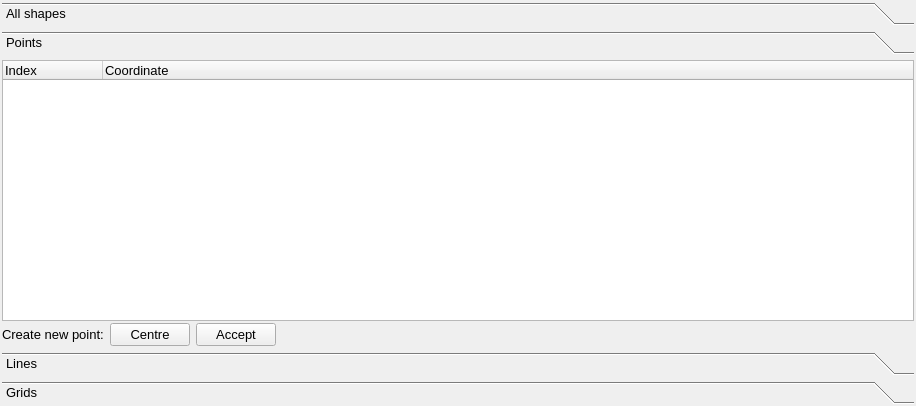
<?xml version="1.0" encoding="UTF-8"?>
<ui version="4.0">
 <class>GraphicsManagerWidgetLayout</class>
 <widget class="QWidget" name="GraphicsManagerWidgetLayout">
  <property name="geometry">
   <rect>
    <x>0</x>
    <y>0</y>
    <width>916</width>
    <height>406</height>
   </rect>
  </property>
  <property name="sizePolicy">
   <sizepolicy hsizetype="Minimum" vsizetype="Minimum">
    <horstretch>0</horstretch>
    <verstretch>0</verstretch>
   </sizepolicy>
  </property>
  <property name="maximumSize">
   <size>
    <width>32767</width>
    <height>32767</height>
   </size>
  </property>
  <property name="windowTitle">
   <string>Graphics manager</string>
  </property>
  <layout class="QGridLayout" name="gridLayout">
   <property name="margin">
    <number>2</number>
   </property>
   <property name="spacing">
    <number>2</number>
   </property>
   <item row="0" column="0">
    <widget class="QToolBox" name="shapes_toolbox">
     <property name="font">
      <font>
       <pointsize>10</pointsize>
      </font>
     </property>
     <property name="currentIndex">
      <number>1</number>
     </property>
     <widget class="QWidget" name="all_shapes_page">
      <property name="geometry">
       <rect>
        <x>0</x>
        <y>0</y>
        <width>912</width>
        <height>282</height>
       </rect>
      </property>
      <attribute name="label">
       <string>All shapes</string>
      </attribute>
      <layout class="QGridLayout" name="gridLayout_2">
       <property name="margin">
        <number>0</number>
       </property>
       <property name="spacing">
        <number>2</number>
       </property>
       <item row="0" column="0">
        <layout class="QHBoxLayout" name="rowone_hbox">
         <property name="spacing">
          <number>2</number>
         </property>
         <item>
          <widget class="QLabel" name="display_label">
           <property name="text">
            <string>Display</string>
           </property>
           <property name="wordWrap">
            <bool>false</bool>
           </property>
          </widget>
         </item>
         <item>
          <widget class="QCheckBox" name="display_points_cbox">
           <property name="text">
            <string>Points</string>
           </property>
          </widget>
         </item>
         <item>
          <widget class="QCheckBox" name="display_lines_cbox">
           <property name="text">
            <string>Lines</string>
           </property>
          </widget>
         </item>
         <item>
          <widget class="QCheckBox" name="display_grids_cbox">
           <property name="text">
            <string>Grids</string>
           </property>
          </widget>
         </item>
         <item>
          <spacer name="horizontalSpacer">
           <property name="orientation">
            <enum>Qt::Horizontal</enum>
           </property>
           <property name="sizeHint" stdset="0">
            <size>
             <width>40</width>
             <height>20</height>
            </size>
           </property>
          </spacer>
         </item>
         <item>
          <widget class="QPushButton" name="display_all_button">
           <property name="enabled">
            <bool>false</bool>
           </property>
           <property name="text">
            <string>Display all</string>
           </property>
          </widget>
         </item>
         <item>
          <widget class="QPushButton" name="hide_all_button">
           <property name="enabled">
            <bool>false</bool>
           </property>
           <property name="text">
            <string>Hide all</string>
           </property>
          </widget>
         </item>
         <item>
          <widget class="QPushButton" name="clear_all_button">
           <property name="enabled">
            <bool>false</bool>
           </property>
           <property name="text">
            <string>Clear all</string>
           </property>
          </widget>
         </item>
        </layout>
       </item>
       <item row="1" column="0">
        <widget class="QTreeWidget" name="shapes_treewidget">
         <property name="sizePolicy">
          <sizepolicy hsizetype="Preferred" vsizetype="Expanding">
           <horstretch>0</horstretch>
           <verstretch>0</verstretch>
          </sizepolicy>
         </property>
         <property name="minimumSize">
          <size>
           <width>425</width>
           <height>0</height>
          </size>
         </property>
         <property name="maximumSize">
          <size>
           <width>32767</width>
           <height>32767</height>
          </size>
         </property>
         <property name="selectionMode">
          <enum>QAbstractItemView::MultiSelection</enum>
         </property>
         <column>
          <property name="text">
           <string>No.</string>
          </property>
         </column>
         <column>
          <property name="text">
           <string>Type</string>
          </property>
         </column>
         <column>
          <property name="text">
           <string>Coordinates</string>
          </property>
         </column>
         <column>
          <property name="text">
           <string>Visible</string>
          </property>
         </column>
         <column>
          <property name="text">
           <string>Selected</string>
          </property>
         </column>
         <column>
          <property name="text">
           <string>Used for collection</string>
          </property>
         </column>
        </widget>
       </item>
       <item row="2" column="0">
        <layout class="QHBoxLayout" name="rowthree_hbox">
         <property name="spacing">
          <number>2</number>
         </property>
         <item>
          <widget class="QLabel" name="selected_label">
           <property name="text">
            <string>Selected: </string>
           </property>
          </widget>
         </item>
         <item>
          <layout class="QHBoxLayout" name="horizontalLayout_3">
           <property name="spacing">
            <number>2</number>
           </property>
           <property name="rightMargin">
            <number>0</number>
           </property>
           <property name="bottomMargin">
            <number>0</number>
           </property>
           <item>
            <widget class="QPushButton" name="change_color_button">
             <property name="enabled">
              <bool>false</bool>
             </property>
             <property name="text">
              <string>Change color</string>
             </property>
            </widget>
           </item>
           <item>
            <spacer name="horizontalSpacer_2">
             <property name="orientation">
              <enum>Qt::Horizontal</enum>
             </property>
             <property name="sizeHint" stdset="0">
              <size>
               <width>40</width>
               <height>20</height>
              </size>
             </property>
            </spacer>
           </item>
          </layout>
         </item>
        </layout>
       </item>
      </layout>
     </widget>
     <widget class="QWidget" name="points_page">
      <property name="geometry">
       <rect>
        <x>0</x>
        <y>0</y>
        <width>912</width>
        <height>282</height>
       </rect>
      </property>
      <attribute name="icon">
       <iconset>
        <normaloff>../../../BlissFramework/Icons/Point.png</normaloff>../../../BlissFramework/Icons/Point.png</iconset>
      </attribute>
      <attribute name="label">
       <string>Points</string>
      </attribute>
      <layout class="QGridLayout" name="gridLayout_5">
       <property name="margin">
        <number>0</number>
       </property>
       <property name="spacing">
        <number>2</number>
       </property>
       <item row="0" column="0">
        <widget class="QTreeWidget" name="point_treewidget">
         <column>
          <property name="text">
           <string>Index</string>
          </property>
         </column>
         <column>
          <property name="text">
           <string>Coordinate</string>
          </property>
         </column>
        </widget>
       </item>
       <item row="1" column="0">
        <layout class="QHBoxLayout" name="points_page_layout">
         <item>
          <widget class="QLabel" name="point_create_label">
           <property name="text">
            <string>Create new point:</string>
           </property>
          </widget>
         </item>
         <item>
          <widget class="QPushButton" name="create_point_start_button">
           <property name="text">
            <string>Centre</string>
           </property>
           <property name="icon">
            <iconset>
             <normaloff>../../../BlissFramework/Icons/VCRPlay2.png</normaloff>../../../BlissFramework/Icons/VCRPlay2.png</iconset>
           </property>
          </widget>
         </item>
         <item>
          <widget class="QPushButton" name="create_point_accept_button">
           <property name="text">
            <string>Accept</string>
           </property>
           <property name="icon">
            <iconset>
             <normaloff>../../../BlissFramework/Icons/ThumbUp.png</normaloff>../../../BlissFramework/Icons/ThumbUp.png</iconset>
           </property>
          </widget>
         </item>
         <item>
          <spacer name="point_create_horspacer">
           <property name="orientation">
            <enum>Qt::Horizontal</enum>
           </property>
           <property name="sizeHint" stdset="0">
            <size>
             <width>40</width>
             <height>20</height>
            </size>
           </property>
          </spacer>
         </item>
        </layout>
       </item>
      </layout>
     </widget>
     <widget class="QWidget" name="lines_page">
      <property name="geometry">
       <rect>
        <x>0</x>
        <y>0</y>
        <width>912</width>
        <height>282</height>
       </rect>
      </property>
      <attribute name="icon">
       <iconset>
        <normaloff>../../../BlissFramework/Icons/Line.png</normaloff>../../../BlissFramework/Icons/Line.png</iconset>
      </attribute>
      <attribute name="label">
       <string>Lines</string>
      </attribute>
      <layout class="QGridLayout" name="gridLayout_4">
       <property name="margin">
        <number>0</number>
       </property>
       <property name="spacing">
        <number>2</number>
       </property>
       <item row="0" column="0">
        <widget class="QTreeWidget" name="line_treewidget">
         <property name="font">
          <font>
           <pointsize>10</pointsize>
          </font>
         </property>
         <column>
          <property name="text">
           <string>Index</string>
          </property>
         </column>
         <column>
          <property name="text">
           <string>Start</string>
          </property>
         </column>
         <column>
          <property name="text">
           <string>End</string>
          </property>
         </column>
        </widget>
       </item>
       <item row="1" column="0">
        <layout class="QHBoxLayout" name="horizontalLayout">
         <property name="spacing">
          <number>2</number>
         </property>
         <item>
          <widget class="QPushButton" name="create_line_button">
           <property name="text">
            <string>Create new line</string>
           </property>
           <property name="icon">
            <iconset>
             <normaloff>../../../BlissFramework/Icons/Line.png</normaloff>../../../BlissFramework/Icons/Line.png</iconset>
           </property>
          </widget>
         </item>
         <item>
          <spacer name="line_hor_spacer">
           <property name="orientation">
            <enum>Qt::Horizontal</enum>
           </property>
           <property name="sizeHint" stdset="0">
            <size>
             <width>40</width>
             <height>20</height>
            </size>
           </property>
          </spacer>
         </item>
        </layout>
       </item>
      </layout>
     </widget>
     <widget class="QWidget" name="grids_page">
      <property name="geometry">
       <rect>
        <x>0</x>
        <y>0</y>
        <width>912</width>
        <height>282</height>
       </rect>
      </property>
      <attribute name="icon">
       <iconset>
        <normaloff>../../../BlissFramework/Icons/Grid.png</normaloff>../../../BlissFramework/Icons/Grid.png</iconset>
      </attribute>
      <attribute name="label">
       <string>Grids</string>
      </attribute>
      <layout class="QGridLayout" name="gridLayout_3">
       <property name="margin">
        <number>0</number>
       </property>
       <property name="spacing">
        <number>2</number>
       </property>
       <item row="0" column="0">
        <layout class="QHBoxLayout" name="_2">
         <property name="spacing">
          <number>2</number>
         </property>
         <item>
          <layout class="QVBoxLayout" name="_3">
           <property name="spacing">
            <number>2</number>
           </property>
           <item>
            <widget class="QLabel" name="hor_spacing_label">
             <property name="text">
              <string>Horizontal spacing (μm):</string>
             </property>
             <property name="wordWrap">
              <bool>false</bool>
             </property>
            </widget>
           </item>
           <item>
            <widget class="QLabel" name="ver_spacing_label">
             <property name="text">
              <string>Vertical spacing (μm):</string>
             </property>
             <property name="wordWrap">
              <bool>false</bool>
             </property>
            </widget>
           </item>
          </layout>
         </item>
         <item>
          <layout class="QVBoxLayout" name="_4">
           <property name="spacing">
            <number>2</number>
           </property>
           <item>
            <widget class="QLineEdit" name="hor_spacing_ledit">
             <property name="minimumSize">
              <size>
               <width>70</width>
               <height>0</height>
              </size>
             </property>
             <property name="maximumSize">
              <size>
               <width>70</width>
               <height>32767</height>
              </size>
             </property>
             <property name="inputMask">
              <string/>
             </property>
             <property name="text">
              <string>0</string>
             </property>
            </widget>
           </item>
           <item>
            <widget class="QLineEdit" name="ver_spacing_ledit">
             <property name="minimumSize">
              <size>
               <width>70</width>
               <height>0</height>
              </size>
             </property>
             <property name="maximumSize">
              <size>
               <width>70</width>
               <height>32767</height>
              </size>
             </property>
             <property name="text">
              <string>0</string>
             </property>
            </widget>
           </item>
          </layout>
         </item>
         <item>
          <layout class="QVBoxLayout" name="_5">
           <property name="spacing">
            <number>2</number>
           </property>
           <item>
            <widget class="QLabel" name="hor_move_label">
             <property name="text">
              <string>Move horizontal:</string>
             </property>
             <property name="wordWrap">
              <bool>false</bool>
             </property>
            </widget>
           </item>
           <item>
            <widget class="QLabel" name="ver_move_label">
             <property name="text">
              <string>Move vertical:</string>
             </property>
             <property name="wordWrap">
              <bool>false</bool>
             </property>
            </widget>
           </item>
          </layout>
         </item>
         <item>
          <layout class="QVBoxLayout" name="_6">
           <property name="spacing">
            <number>2</number>
           </property>
           <item>
            <widget class="QPushButton" name="move_left_button">
             <property name="maximumSize">
              <size>
               <width>23</width>
               <height>23</height>
              </size>
             </property>
             <property name="text">
              <string>L</string>
             </property>
             <property name="autoRepeat">
              <bool>true</bool>
             </property>
            </widget>
           </item>
           <item>
            <widget class="QPushButton" name="move_up_button">
             <property name="maximumSize">
              <size>
               <width>23</width>
               <height>23</height>
              </size>
             </property>
             <property name="text">
              <string>U</string>
             </property>
             <property name="autoRepeat">
              <bool>true</bool>
             </property>
            </widget>
           </item>
          </layout>
         </item>
         <item>
          <layout class="QVBoxLayout" name="_7">
           <property name="spacing">
            <number>2</number>
           </property>
           <item>
            <widget class="QPushButton" name="move_right_button">
             <property name="maximumSize">
              <size>
               <width>23</width>
               <height>23</height>
              </size>
             </property>
             <property name="text">
              <string>R</string>
             </property>
             <property name="autoRepeat">
              <bool>true</bool>
             </property>
            </widget>
           </item>
           <item>
            <widget class="QPushButton" name="move_down_button">
             <property name="sizePolicy">
              <sizepolicy hsizetype="Minimum" vsizetype="Preferred">
               <horstretch>0</horstretch>
               <verstretch>0</verstretch>
              </sizepolicy>
             </property>
             <property name="maximumSize">
              <size>
               <width>23</width>
               <height>23</height>
              </size>
             </property>
             <property name="text">
              <string>D</string>
             </property>
             <property name="autoRepeat">
              <bool>true</bool>
             </property>
            </widget>
           </item>
          </layout>
         </item>
         <item>
          <spacer name="spacer1">
           <property name="orientation">
            <enum>Qt::Horizontal</enum>
           </property>
           <property name="sizeType">
            <enum>QSizePolicy::Expanding</enum>
           </property>
           <property name="sizeHint" stdset="0">
            <size>
             <width>91</width>
             <height>21</height>
            </size>
           </property>
          </spacer>
         </item>
        </layout>
       </item>
       <item row="1" column="0">
        <widget class="QTreeWidget" name="grid_treewidget">
         <property name="sizePolicy">
          <sizepolicy hsizetype="Preferred" vsizetype="Fixed">
           <horstretch>0</horstretch>
           <verstretch>0</verstretch>
          </sizepolicy>
         </property>
         <property name="minimumSize">
          <size>
           <width>425</width>
           <height>150</height>
          </size>
         </property>
         <property name="maximumSize">
          <size>
           <width>32767</width>
           <height>32767</height>
          </size>
         </property>
         <property name="font">
          <font>
           <pointsize>10</pointsize>
           <weight>50</weight>
           <italic>false</italic>
           <bold>false</bold>
          </font>
         </property>
         <column>
          <property name="text">
           <string>Name</string>
          </property>
          <property name="font">
           <font>
            <pointsize>9</pointsize>
           </font>
          </property>
         </column>
         <column>
          <property name="text">
           <string>Beam width (μm)</string>
          </property>
          <property name="font">
           <font>
            <pointsize>9</pointsize>
           </font>
          </property>
         </column>
         <column>
          <property name="text">
           <string>Beam height (μm)</string>
          </property>
          <property name="font">
           <font>
            <pointsize>9</pointsize>
           </font>
          </property>
         </column>
         <column>
          <property name="text">
           <string>Lines</string>
          </property>
          <property name="font">
           <font>
            <pointsize>9</pointsize>
           </font>
          </property>
         </column>
         <column>
          <property name="text">
           <string>Images per line</string>
          </property>
          <property name="font">
           <font>
            <pointsize>9</pointsize>
           </font>
          </property>
         </column>
        </widget>
       </item>
       <item row="2" column="0">
        <layout class="QHBoxLayout" name="grid_create_hlayout">
         <property name="spacing">
          <number>2</number>
         </property>
         <item>
          <widget class="QLabel" name="grid_create_label">
           <property name="text">
            <string>Create new grid: </string>
           </property>
          </widget>
         </item>
         <item>
          <widget class="QPushButton" name="create_grid_drag_button">
           <property name="text">
            <string>Drag and drop</string>
           </property>
           <property name="icon">
            <iconset>
             <normaloff>../../../BlissFramework/Icons/GridDrag.png</normaloff>../../../BlissFramework/Icons/GridDrag.png</iconset>
           </property>
          </widget>
         </item>
         <item>
          <widget class="QPushButton" name="create_grid_click_button">
           <property name="text">
            <string>2 Click</string>
           </property>
           <property name="icon">
            <iconset>
             <normaloff>../../../BlissFramework/Icons/GridClick.png</normaloff>../../../BlissFramework/Icons/GridClick.png</iconset>
           </property>
          </widget>
         </item>
         <item>
          <widget class="QPushButton" name="create_grid_auto_button">
           <property name="text">
            <string>Automatic</string>
           </property>
           <property name="icon">
            <iconset>
             <normaloff>../../../BlissFramework/Icons/GridAuto.png</normaloff>../../../BlissFramework/Icons/GridAuto.png</iconset>
           </property>
          </widget>
         </item>
         <item>
          <spacer name="grid_hor_spacer">
           <property name="orientation">
            <enum>Qt::Horizontal</enum>
           </property>
           <property name="sizeType">
            <enum>QSizePolicy::Expanding</enum>
           </property>
           <property name="sizeHint" stdset="0">
            <size>
             <width>91</width>
             <height>21</height>
            </size>
           </property>
          </spacer>
         </item>
        </layout>
       </item>
      </layout>
     </widget>
    </widget>
   </item>
  </layout>
 </widget>
 <layoutdefault spacing="6" margin="11"/>
 <pixmapfunction>qPixmapFromMimeSource</pixmapfunction>
 <resources/>
 <connections/>
</ui>
